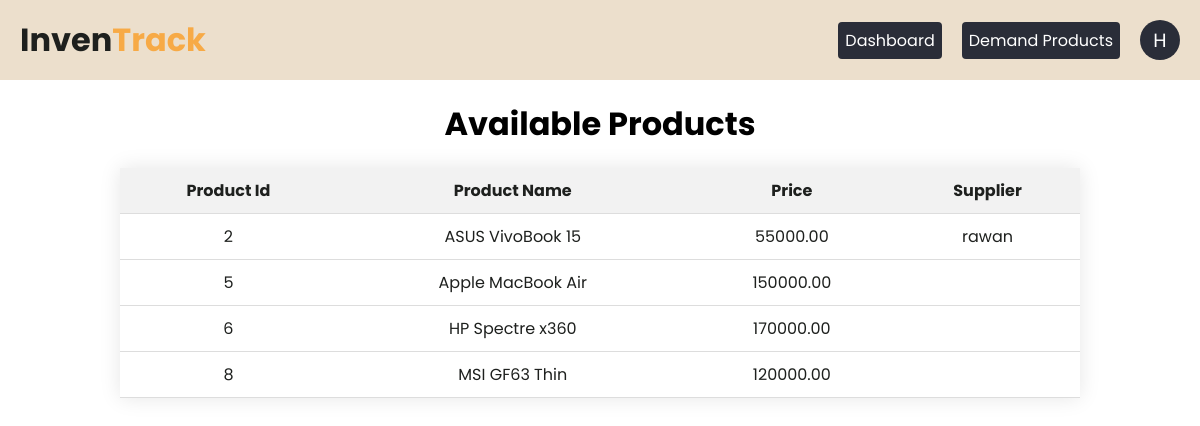
Page /pages/user/available-products.php (signed in) on the committed database.
### tables this page shows
CREATE TABLE `inventory_products` (
  `p_id` int(11) NOT NULL,
  `p_name` varchar(100) NOT NULL,
  `quantity` int(11) NOT NULL,
  `category` varchar(100) NOT NULL,
  `price` decimal(10,2) NOT NULL,
  `description` text NOT NULL,
  `created_by` varchar(30) NOT NULL,
  `supplier_name` varchar(30) NOT NULL,
  `created_at` timestamp NOT NULL DEFAULT current_timestamp()
);

### pages/user/available-products.php (the view, shortened to what this page needs)
<?php
include '../../config.php';
$sql = "SELECT * FROM inventory_products";
$result = mysqli_query($conn, $sql);
$products = mysqli_fetch_all($result, MYSQLI_ASSOC);
?>
<!DOCTYPE html>
<html lang="en">
<head>
    <link rel="stylesheet" href="../../assets/css/admin-dashboard.css" />
</head>
<body>
    <ul class="navbar">
        <li>
            <h1>Inven<span style="color: rgb(247, 170, 70)">Track</span></h1>
        </li>
        <ul class="nav-links">
            <li><a class="create-admin" href="home.php">Dashboard</a></li>
            <li><a class="create-admin" href="create-request.php">Demand Products</a></li>
            <li style="position: relative;">
                <div class="profile-circle" style="width: 40px; height: 40px; background-color: #2a2d38; border-radius: 50%; display: flex; align-items: center; justify-content: center; cursor: pointer;">
                    <span style="color: white; font-size: 1.2rem;">
                        <?php echo strtoupper(substr($_SESSION['first_name'], 0, 1)); ?>
                    </span>
                </div>
            </li>
        </ul>
    </ul>
    <h1 style="text-align: center; margin-top: 20px; margin-bottom: 20px;">Available Products</h1>
    <table style="margin: 0 auto; width: 80%; padding: 20px;">
        <thead>
            <tr>
                <th>Product Id</th>
                <th>Product Name</th>
                <th>Price</th>
                <th>Supplier</th>
            </tr>
        </thead>
        <tbody>
            <?php foreach ($products as $product): ?>
                <tr>
                    <td><?php echo $product['p_id']; ?></td>
                    <td><?php echo $product['p_name']; ?></td>
                    <td><?php echo $product['price']; ?></td>
                    <td><?php echo $product['supplier_name']; ?></td>
                </tr>
            <?php endforeach; ?>
        </tbody>
    </table>
</body>
</html>

### assets/css/admin-dashboard.css (style rules this page uses)
* { font-family: Poppins; margin: 0; padding: 0; box-sizing: border-box; }
.navbar { list-style: none; display: flex; justify-content: space-between; align-items: center; padding: 10px 20px; background-color: #ECDFCC; height: 80px; z-index: 1; }
li { color: #1E201E; }
table { width: 100%; border-collapse: collapse; background-color: #fff; box-shadow: 0 0 20px rgba(0, 0, 0, 0.1); }
th, td { padding: 12px; text-align: left; border-bottom: 1px solid #ddd; color: #1E201E; }
th { background-color: #f2f2f2; font-weight: bold; }

### pages/user/available-products.php (style rules this page uses)
.nav-links { display: flex; flex-direction: row; gap: 20px; list-style: none; padding: 0; margin: 0; align-items: center; justify-content: center; }
.create-admin { text-decoration: none; color: white; font-size: 1rem; padding: 0; background-color: #2a2d38; padding: 7px; border-radius: 4px; transition: 0.3s ease-in; }
table { border-collapse: collapse; width: 100%; margin: 0 auto; padding: 20px; }
table, th, td { padding: 10px; text-align: center; }

### rows in the picture
inventory_products: p_id "2", p_name "ASUS VivoBook 15", price "55000.00", supplier_name "rawan"
inventory_products: p_id "5", p_name "Apple MacBook Air", price "150000.00"
inventory_products: p_id "6", p_name "HP Spectre x360", price "170000.00"
inventory_products: p_id "8", p_name "MSI GF63 Thin", price "120000.00"

### other values in the picture
substr($_SESSION['first_name'], 0, 1) "H"
